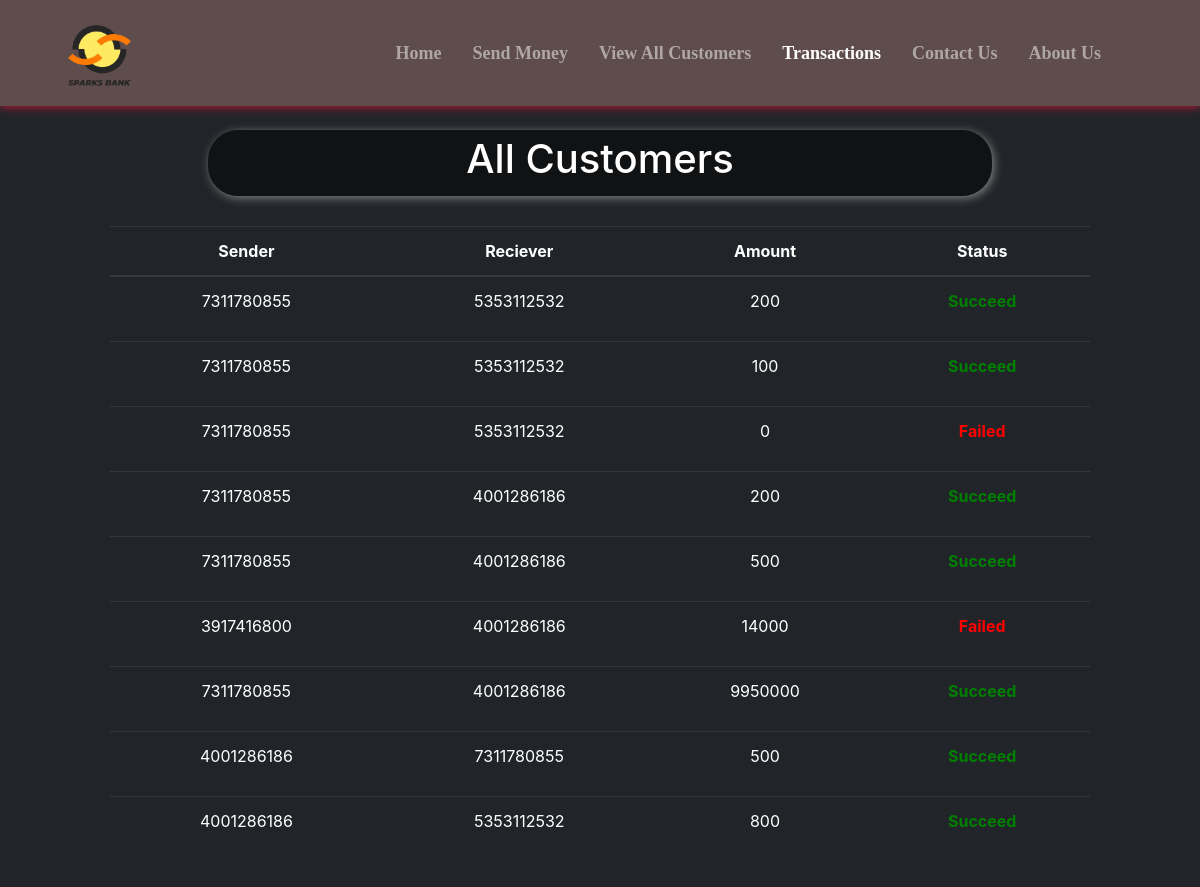
Page /transactions.php on the earlier database version.
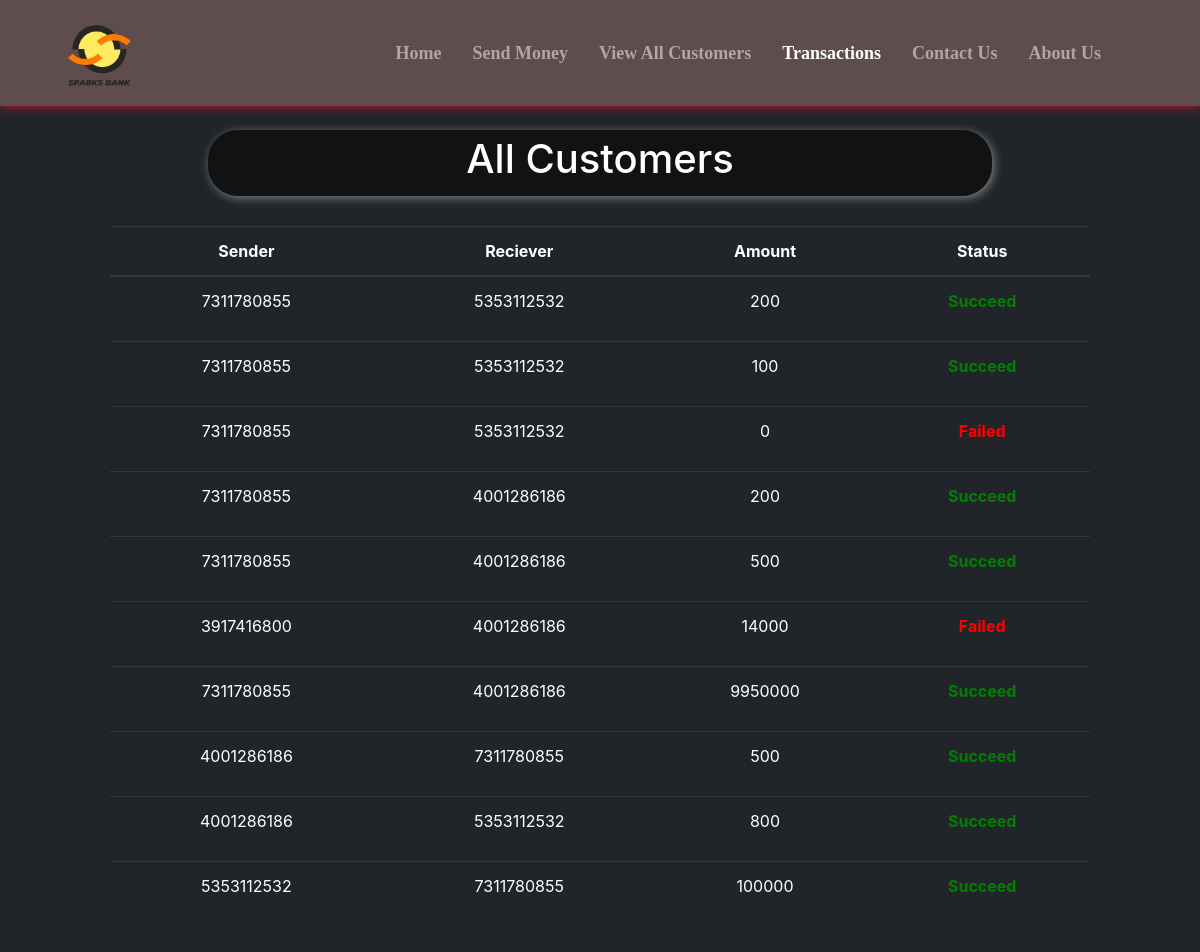
Same page on the later database version.
### tables this page shows
CREATE TABLE `transactions` (
  `sr` int(11) NOT NULL,
  `sender` varchar(10) NOT NULL,
  `receiver` varchar(10) NOT NULL,
  `amount` bigint(20) NOT NULL,
  `status` varchar(10) NOT NULL
);

### transactions.php (the view, shortened to what this page needs)
<!doctype html>
<html lang="en">
<head>
    <link href="//maxcdn.bootstrapcdn.com/bootstrap/4.1.1/css/bootstrap.min.css" rel="stylesheet" id="bootstrap-css">
    <link rel="stylesheet" href="https://use.fontawesome.com/releases/v5.1.0/css/all.css"
>
</head>
<body style="background-color:#212529;">
    <?php include 'spin.php'; ?>
    <nav class="navbar navbar-expand-lg navbar-dark fixed fixed-top"
        style="background-color: #5f4c4c; font-family:candara; font-size:18px; box-shadow: 0px 0px 10px 0px crimson;">
        <div class="container-fluid">
            <a href="index.php"><img src="Images\Sparks-LOGO.png" alt=""
                    style="height: 80px; margin-left:25px; margin-top:10px;"></a>
        </div>
        <div class="collapse navbar-collapse" id="navbarSupportedContent">
            <b>
                <ul class="navbar-nav ">
                    <li class="nav-item nav-links" style="margin-left:15px;">
                        <a class="nav-link text-nowrap" aria-current="page" href="index.php">Home</a>
                    </li>
                    <li class="nav-item" style="margin-left:15px; ">
                        <a class="nav-link text-nowrap" href="send_money.php">Send Money</a>
                    </li>
                    <li class="nav-item" style="margin-left:15px;">
                        <a class="nav-link text-nowrap" href="all_cust.php">View All Customers</a>
                    </li>
                    <li class="nav-item" style="margin-left:15px;">
                        <a class="nav-link text-nowrap active" href="transactions.php">Transactions</a>
                    </li>
                    <li class="nav-item" style="margin-left:15px;">
                        <a class="nav-link text-nowrap" href="contact_us.php">Contact Us</a>
                    </li>
                    <li class="nav-item" style="margin-left:15px; margin-right:75px;">
                        <a class="nav-link text-nowrap" href="about_us.php">About Us</a>
                    </li>
                </ul>
            </b>
        </div>
    </nav>
    <center>
        <div class="container" style="margin-top: 10%; padding:10px 80px 10px 80px; ">
            <div
                style="width:80%; background-color:rgba(0,0,0,.5); padding:5px 5px 5px 5px; border-radius:30px; box-shadow: 2px 2px 10px gray;">
                <h1 style=" color:white;">All Customers</h1>
            </div>
            <?php
    $conn = mysqli_connect($servername, $username, $password, $database);
    if(!$conn){
        die("Connection not established: ".mysqli_connect_error());
    }else{
        $sql = "SELECT * FROM `transactions`";
        $result = mysqli_query($conn, $sql);
?>
            <table class="table table-dark" style="margin-top: 30px;">
                <thead>
                    <tr>
                        <th scope="col">Sender</th>
                        <th scope="col">Reciever</th>
                        <th scope="col">Amount</th>
                        <th scope="col">Status</th>
                    </tr>
                </thead>
                <?php
echo "<tbody>";
        while($row = mysqli_fetch_assoc($result)){
        if(!(empty($row['sender']) && empty($row['receiver']) && empty($row['amount'])))
            {echo    '
            <tr>
              <td>'.$row['sender'].'</td>
              <td>'.$row['receiver'].'</td>
              <td>'.$row['amount'].'</td>
              <td>'; ?> <?php if($row['status'] == "succeed"){echo '<b><p style="color:green;">Succeed</p></b>';}else{echo '<b><p style="color:red;">Failed</p></b>';} ?>
              <?php echo '</td>
              </tr>';}
    }
    }
    echo "</tbody>";
?>
        </div>
    </center>
</body>
</html>

Differences in the rows shown:
added transactions: sender "5353112532", receiver "7311780855", amount "100000", status "Succeed"
